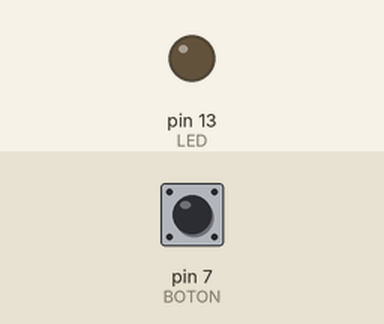
The sketch below on a simulated Arduino Uno, built with avr-gcc and run on an emulated ATmega328P. Shown: output pins drawn as LEDs (lit = HIGH). The inputs (shaded band) are chosen by the test bench; at power-on: pin 7 (BOTON) LOW.

Above: at 1.2 s.
1.3 s: pin 7 (BOTON) pulled HIGH for 0.15 s
At 1.37 s:
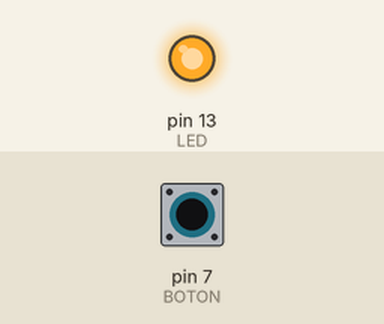
2.9 s: pin 7 (BOTON) pulled HIGH for 3.2 s
At 7.2 s:
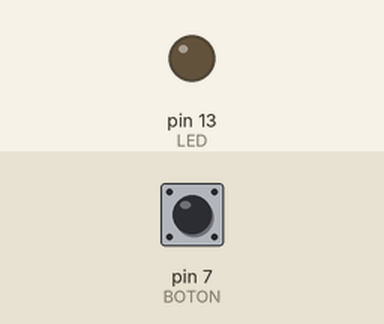
Timing chart, 0 to 8.7 s (numbered marks = the images above; inputs shaded):
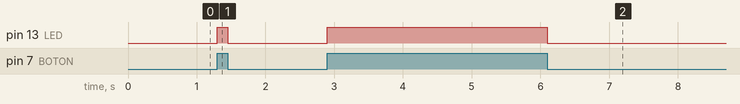

The sketch:

Ejercicio3_Encender_LED_Pulsador.ino
```cpp
// Práctica encender y apagar un LED a través de botón pulsador

int LED=13; //posicion del positivo del LED en el Arduino
int BOTON=7; //posicion del positivo del BOTON en el Arduino
int valor; //verifica si esta encendido o apagado

void setup(){
  pinMode(LED,OUTPUT); //Definimos que vamos a conectar un LED
  pinMode(BOTON,INPUT); //Definimos que vamos a conectar un BOTON
}

void loop(){
  valor=digitalRead(BOTON); //verifica si esta encendido o apagado... 0 apagado y 1 encendido
  if  (valor==HIGH){ // SI el valor es 1 se cumple esta accion
    digitalWrite(LED,HIGH); //encendemos el LED
  }
  else { // SI NO se cumple esta accion
     digitalWrite(LED,LOW); //apagamos el LED
  }
}
```

Measured:
- after the input at 1.3 s, pin 13 (LED): LOW → HIGH at once, → LOW 0.15 s later
- after the input at 2.9 s, pin 13 (LED): LOW → HIGH at once, → LOW 3.2 s later
